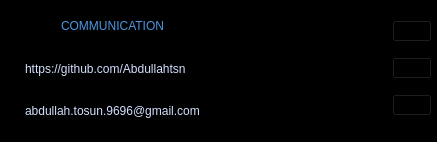
<?xml version="1.0" encoding="UTF-8"?>
<ui version="4.0">
 <class>Form</class>
 <widget class="QWidget" name="Form">
  <property name="geometry">
   <rect>
    <x>0</x>
    <y>0</y>
    <width>437</width>
    <height>142</height>
   </rect>
  </property>
  <property name="windowTitle">
   <string>Form</string>
  </property>
  <property name="styleSheet">
   <string notr="true">QPushButton{

}

QPushButton:hover{
background-color: rgb(138, 0, 0);
}

QPushButton:pressed {
background-color: rgb(255, 252, 237);
}


QLabel{
font: 75 16pt &quot;MS Shell Dlg 2&quot;;
	color: rgb(211, 225, 255);
}
QWidget{
	background-color: rgb(0, 0, 0);
}
</string>
  </property>
  <layout class="QHBoxLayout" name="horizontalLayout">
   <property name="spacing">
    <number>0</number>
   </property>
   <property name="leftMargin">
    <number>25</number>
   </property>
   <property name="topMargin">
    <number>5</number>
   </property>
   <property name="rightMargin">
    <number>5</number>
   </property>
   <property name="bottomMargin">
    <number>10</number>
   </property>
   <item>
    <layout class="QVBoxLayout" name="verticalLayout">
     <item alignment="Qt::AlignHCenter">
      <widget class="QLabel" name="label_communication">
       <property name="styleSheet">
        <string notr="true">color: rgb(75, 151, 227);
font: 87 12pt &quot;Arial Black&quot;;</string>
       </property>
       <property name="text">
        <string>COMMUNICATION</string>
       </property>
      </widget>
     </item>
     <item>
      <widget class="QLabel" name="label_github">
       <property name="text">
        <string>https://github.com/Abdullahtsn</string>
       </property>
      </widget>
     </item>
     <item>
      <widget class="QLabel" name="label_gmail">
       <property name="text">
        <string>abdullah.tosun.9696@gmail.com</string>
       </property>
      </widget>
     </item>
    </layout>
   </item>
   <item>
    <spacer name="horizontalSpacer">
     <property name="orientation">
      <enum>Qt::Horizontal</enum>
     </property>
     <property name="sizeHint" stdset="0">
      <size>
       <width>40</width>
       <height>20</height>
      </size>
     </property>
    </spacer>
   </item>
   <item>
    <layout class="QVBoxLayout" name="verticalLayout_2">
     <item>
      <widget class="QPushButton" name="pushButton_close">
       <property name="text">
        <string/>
       </property>
      </widget>
     </item>
     <item>
      <widget class="QPushButton" name="pushButton_github">
       <property name="text">
        <string/>
       </property>
      </widget>
     </item>
     <item>
      <widget class="QPushButton" name="pushButton_gmail">
       <property name="text">
        <string/>
       </property>
      </widget>
     </item>
    </layout>
   </item>
  </layout>
 </widget>
 <resources/>
 <connections/>
</ui>
